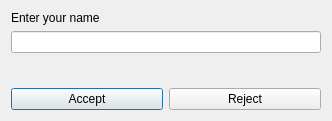
<?xml version="1.0" encoding="UTF-8"?>
<ui version="4.0">
 <class>Dialog</class>
 <widget class="QDialog" name="Dialog">
  <property name="geometry">
   <rect>
    <x>0</x>
    <y>0</y>
    <width>332</width>
    <height>121</height>
   </rect>
  </property>
  <property name="windowTitle">
   <string>Dialog</string>
  </property>
  <layout class="QVBoxLayout" name="verticalLayout_2">
   <item>
    <layout class="QVBoxLayout" name="verticalLayout">
     <item>
      <widget class="QLabel" name="label">
       <property name="text">
        <string>Enter your name</string>
       </property>
      </widget>
     </item>
     <item>
      <widget class="QLineEdit" name="txtName"/>
     </item>
    </layout>
   </item>
   <item>
    <spacer name="verticalSpacer">
     <property name="orientation">
      <enum>Qt::Vertical</enum>
     </property>
     <property name="sizeHint" stdset="0">
      <size>
       <width>20</width>
       <height>14</height>
      </size>
     </property>
    </spacer>
   </item>
   <item>
    <layout class="QHBoxLayout" name="horizontalLayout">
     <item>
      <widget class="QPushButton" name="btnAccept">
       <property name="text">
        <string>Accept</string>
       </property>
      </widget>
     </item>
     <item>
      <widget class="QPushButton" name="btnReject">
       <property name="text">
        <string>Reject</string>
       </property>
      </widget>
     </item>
    </layout>
   </item>
  </layout>
 </widget>
 <resources/>
 <connections>
  <connection>
   <sender>btnReject</sender>
   <signal>clicked()</signal>
   <receiver>Dialog</receiver>
   <slot>reject()</slot>
   <hints>
    <hint type="sourcelabel">
     <x>221</x>
     <y>93</y>
    </hint>
    <hint type="destinationlabel">
     <x>301</x>
     <y>71</y>
    </hint>
   </hints>
  </connection>
 </connections>
</ui>
